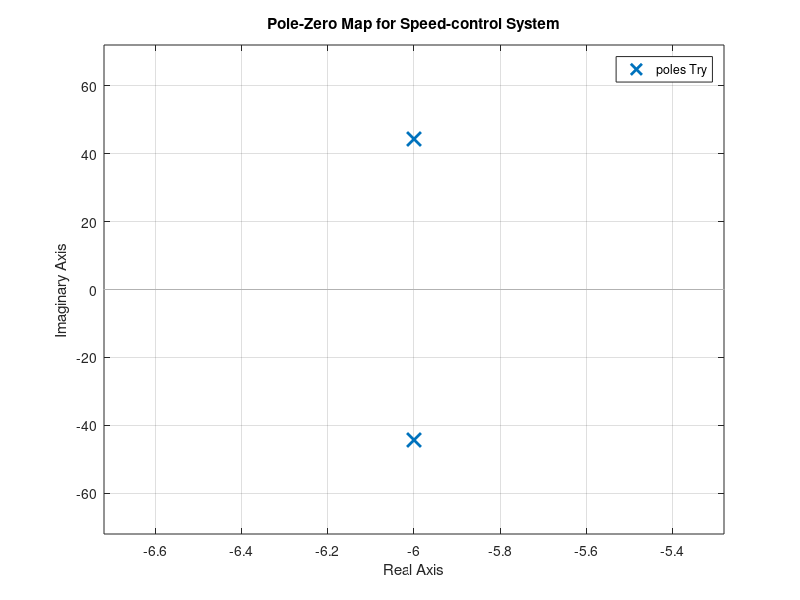
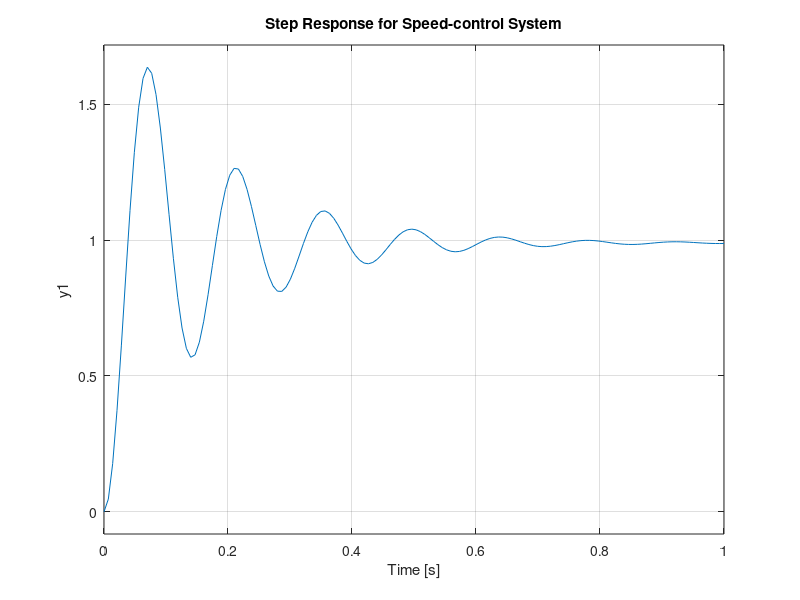

Source code (MATLAB) for these figures, in order:
% System parameters (Fig. 4.42) and amplifier gain from 4.29(a)
K = 9.9;
J = 0.10;
b = 1.00;

Gp1 = tf(10, [.5 1]);
Gp2 = tf(1, [J b]);

Tdy = feedback(Gp2, K*Gp1)
Tde = -feedback(Gp2, K*Gp1)
Tre = feedback(1, K*Gp1*Gp2)
Try = feedback(K*Gp1*Gp2, 1)

figure(1); pzmap(Try); title("Pole-Zero Map for Speed-control System");
figure(2); step(Try); title("Step Response for Speed-control System");
